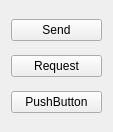
<?xml version="1.0" encoding="UTF-8"?>
<ui version="4.0">
 <class>DapUiWidgetChainOperations</class>
 <widget class="QWidget" name="DapUiWidgetChainOperations">
  <property name="geometry">
   <rect>
    <x>0</x>
    <y>0</y>
    <width>113</width>
    <height>132</height>
   </rect>
  </property>
  <property name="windowTitle">
   <string>Form</string>
  </property>
  <layout class="QVBoxLayout" name="verticalLayout">
   <item>
    <widget class="QPushButton" name="Send">
     <property name="text">
      <string>Send</string>
     </property>
    </widget>
   </item>
   <item>
    <widget class="QPushButton" name="Request">
     <property name="text">
      <string>Request</string>
     </property>
    </widget>
   </item>
   <item>
    <widget class="QPushButton" name="Hold">
     <property name="text">
      <string>PushButton</string>
     </property>
    </widget>
   </item>
  </layout>
 </widget>
 <resources/>
 <connections/>
</ui>
